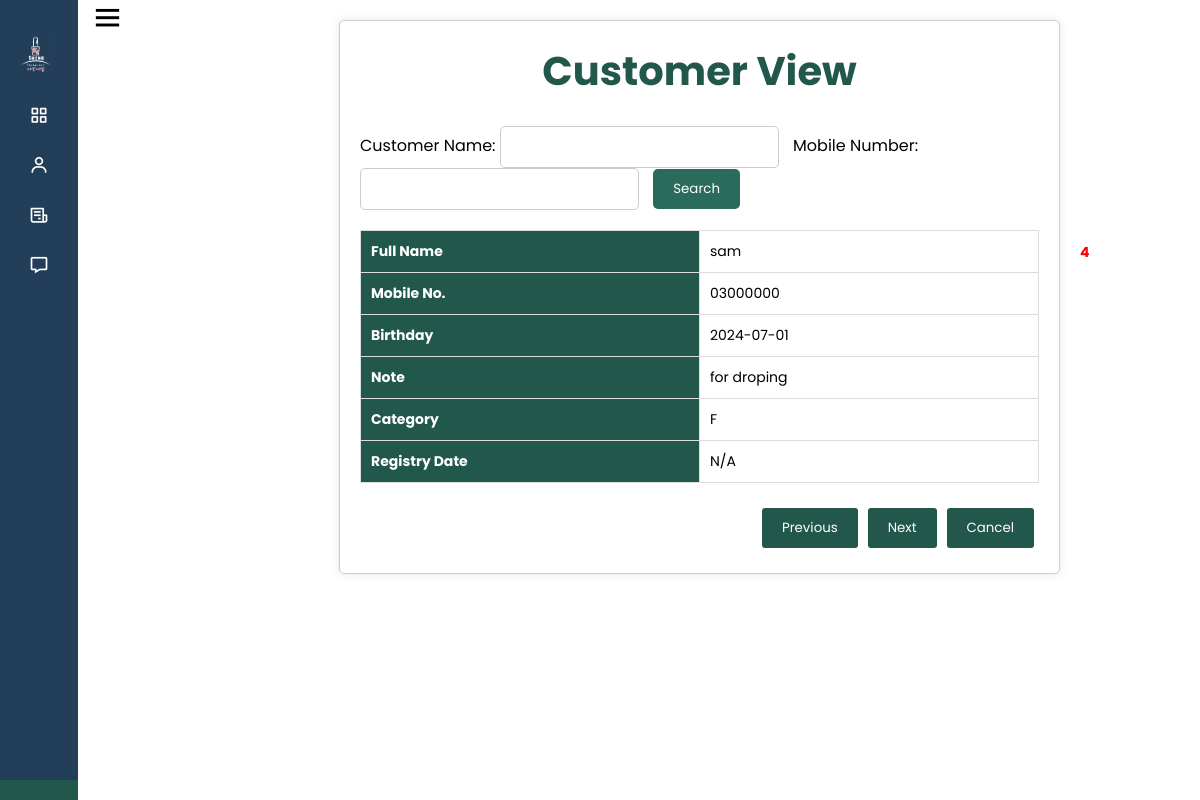
The page /cust_view_dashboard.php on the database its author committed.
### tables this page shows
CREATE TABLE IF NOT EXISTS `customer` (
  `c_no` int(11) NOT NULL AUTO_INCREMENT,
  `c_name` varchar(30) NOT NULL,
  `c_mobile` varchar(11) NOT NULL,
  `c_birthday` date NOT NULL,
  `c_note` text NOT NULL,
  `c_cat` varchar(15) NOT NULL,
  `c_reg_date` date DEFAULT NULL,
  `c_is_del` varchar(15) DEFAULT NULL,
  `c_del_by` varchar(255) DEFAULT NULL,
  `c_del_time` timestamp NULL DEFAULT NULL,
  PRIMARY KEY (`c_no`)
);

### cust_view_dashboard.php (the view, shortened to what this page needs)
<?php
include 'common.php';
?>
<!DOCTYPE html>
<html lang="en">
<head>
    <link rel="stylesheet" href="./css/customer_view.css">
</head>
<body>
<?php
include 'side_bar.php';
$c_no = isset($_GET['c_id']) ? $_GET['c_id'] : '';
$index = isset($_GET['index']) ? intval($_GET['index']) : 0;
$c_name = isset($_GET['c_name']) ? mysqli_real_escape_string($conn, $_GET['c_name']) : '';
$c_mobile = isset($_GET['c_mobile']) ? mysqli_real_escape_string($conn, $_GET['c_mobile']) : '';
$selected_date = isset($_GET['selected_date']) ? mysqli_real_escape_string($conn, $_GET['selected_date']) : '';
if (!empty($selected_date)) {
    $sql = "SELECT DISTINCT c.* FROM customer c
            JOIN `order` o ON c.c_no = o.o_c_no
            WHERE o.o_date = '$selected_date'";
} else {
    $sql = "SELECT * FROM customer WHERE 1=1";
}
$result = mysqli_query($conn, $sql);
$customers = [];
while ($row = mysqli_fetch_assoc($result)) {
    $customers[] = $row;
}
if (!empty($c_no)) {
    $customer = array_filter($customers, function($customer) use ($c_no) {
        return $customer['c_no'] == $c_no;
    });
    $customer = reset($customer);
    $index = array_search($customer, $customers);
} else {
    if (count($customers) > 0) {
        $customer = $customers[$index];
    } else {
        echo "<script>alert('No data available for the given search criteria.'); window.location.href = 'main.php';</script>";
        exit;
    }
}
function format_mobile_number($mobile) {
    return $mobile;
}
?>
<div class="container">
<h1>Customer View</h1>
<br>
    <div class="search-bar">
        <form action="cust_view_dashboard.php" method="GET">
            <label>Customer Name: <input type="text" name="c_name" value="<?php echo htmlspecialchars($c_name); ?>"></label>
            <label>Mobile Number: <input type="text" name="c_mobile" value="<?php echo htmlspecialchars($c_mobile); ?>"></label>
            <button type="submit">Search</button>
        </form>
    </div>
    <form>
        <table class="details-table">
            <tbody>
                <tr>
                    <td>Full Name</td>
                    <td>
                        <?php echo htmlspecialchars($customer['c_name']); ?>
                        <span class="c_no"><?php echo htmlspecialchars($customer['c_no']); ?></span>
                    </td>
                </tr>
                <tr>
                    <td>Mobile No.</td>
                    <td><?php echo htmlspecialchars(format_mobile_number($customer['c_mobile'])); ?></td>
                </tr>
                <tr>
                    <td>Birthday</td>
                    <td><?php echo htmlspecialchars($customer['c_birthday']); ?></td>
                </tr>
                <tr>
                    <td>Note</td>
                    <td><?php echo htmlspecialchars($customer['c_note']); ?></td>
                </tr>
                <tr>
                    <td>Category</td>
                    <td><?php echo htmlspecialchars($customer['c_cat']); ?></td>
                </tr>
                <tr>
                    <td>Registry Date</td>
                    <td><?php echo isset($customer['c_reg_date']) ? htmlspecialchars($customer['c_reg_date']) : 'N/A'; ?></td>
                </tr>
            </tbody>
        </table>
    </form>
    <div class="form-buttons">
        <button id="previousButton">Previous</button>
        <button id="nextButton">Next</button>
        <a href="./main.php" id="cancelLink"><button type="button">Cancel</button></a>
    </div>
</div>
</body>
</html>

### css/customer_view.css (style rules this page uses)
h1 { text-align: center; font-size: 40px; color: #22584b; }
.container { width: 70%; margin: 20px; margin-left:280px; padding: 20px; background-color: #fff; border: 1px solid #ccc; border-radius: 5px; box-shadow: 0 0 10px rgba(0, 0, 0, 0.1); }
.search-bar { display: flex; flex-wrap: nowrap; justify-content: center; gap: 10px; align-items: center; }
.search-bar input[type="text"] { padding: 10px; margin-right: 10px; border: 1px solid #ccc; border-radius: 5px; }
.search-bar button { padding: 10px 20px; background-color: #2b6b5c; color: #ffffff; border: none; border-radius: 5px; cursor: pointer; transition: background-color 0.3s ease; }
.details-table { width: 100%; margin: 20px auto; border-collapse: collapse; }
.details-table td { border: 1px solid #ddd; padding: 12px; font-size: 14px; }
.details-table td:first-child { min-width: 150px; font-weight: bold; background-color: #22584b; color: white; }
.details-table td:nth-child(2) { background-color: white; color: #000; }
.form-buttons { display: flex; justify-content: flex-end; margin-top: 20px; }
.form-buttons button { padding: 12px 24px; margin-left: 10px; background-color: #22584b; border: none; border-radius: 3px; color: #fff; cursor: pointer; transition: background-color 0.3s ease; }
.form-buttons a { text-decoration: none; }
@media (min-width: 1024px) { .container { width: 70%; } }

### css/side_bar.css (style rules this page uses)
* { margin: 0; padding: 0; box-sizing: border-box; font-family: 'Poppins', sans-serif; }
body { display: flex; margin-right: 10%; }

### cust_view_dashboard.php (style rules this page uses)
.details-table { width: 100%; border-collapse: collapse; }
.details-table td { position: relative; width: 200px; height: 40px; padding: 10px; vertical-align: middle; border: 1px solid #ddd; }
.c_no { color: #ff0000; font-weight: bold; position: absolute; left: 380px; top: 50%; transform: translateY(-50%); }
.form-buttons { margin-top: 20px; }
.form-buttons button { padding: 10px 20px; margin: 5px; }

### rows shown on the page
customer: c_name "sam", c_no "4", c_mobile "03000000", c_birthday "2024-07-01", c_note "for droping", c_cat "F"
